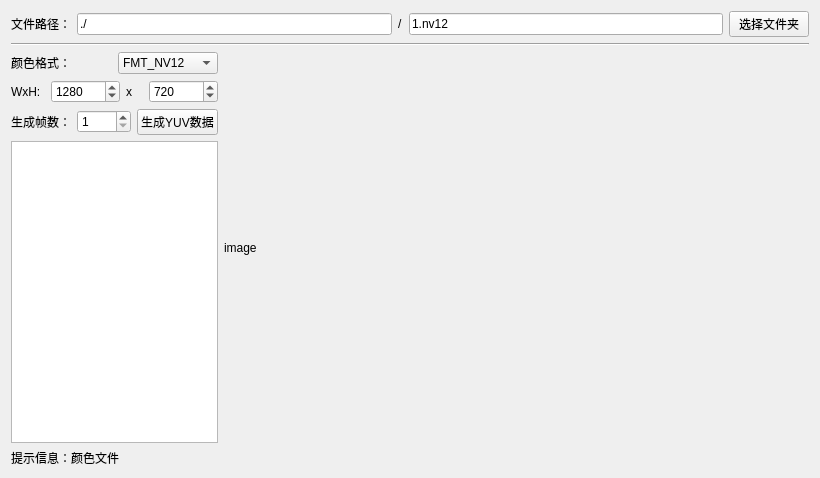
<?xml version="1.0" encoding="UTF-8"?>
<ui version="4.0">
 <class>CreateColorForm</class>
 <widget class="QWidget" name="CreateColorForm">
  <property name="geometry">
   <rect>
    <x>0</x>
    <y>0</y>
    <width>820</width>
    <height>478</height>
   </rect>
  </property>
  <property name="windowTitle">
   <string>Form</string>
  </property>
  <layout class="QGridLayout" name="gridLayout_2">
   <item row="5" column="0">
    <widget class="QLabel" name="statusBar">
     <property name="text">
      <string>提示信息：颜色文件</string>
     </property>
    </widget>
   </item>
   <item row="1" column="0">
    <widget class="Line" name="line">
     <property name="orientation">
      <enum>Qt::Horizontal</enum>
     </property>
    </widget>
   </item>
   <item row="0" column="0">
    <layout class="QHBoxLayout" name="horizontalLayout_2">
     <item>
      <widget class="QLabel" name="label_4">
       <property name="text">
        <string>文件路径：</string>
       </property>
      </widget>
     </item>
     <item>
      <widget class="QLineEdit" name="lineEdit_folderName">
       <property name="text">
        <string>./</string>
       </property>
      </widget>
     </item>
     <item>
      <widget class="QLabel" name="label_7">
       <property name="text">
        <string>/</string>
       </property>
      </widget>
     </item>
     <item>
      <widget class="QLineEdit" name="lineEdit_fileName">
       <property name="text">
        <string>1.nv12</string>
       </property>
      </widget>
     </item>
     <item>
      <widget class="QPushButton" name="pushButton_folderSelect">
       <property name="text">
        <string>选择文件夹</string>
       </property>
      </widget>
     </item>
    </layout>
   </item>
   <item row="2" column="0">
    <layout class="QHBoxLayout" name="horizontalLayout_3" stretch="2,6">
     <item>
      <layout class="QVBoxLayout" name="verticalLayout_2">
       <item>
        <layout class="QHBoxLayout" name="horizontalLayout_4">
         <item>
          <widget class="QLabel" name="label">
           <property name="text">
            <string>颜色格式：</string>
           </property>
          </widget>
         </item>
         <item>
          <widget class="QComboBox" name="comboBox_Format">
           <item>
            <property name="text">
             <string>FMT_NV12</string>
            </property>
           </item>
           <item>
            <property name="text">
             <string>FMT_UYVY</string>
            </property>
           </item>
           <item>
            <property name="text">
             <string>FMT_YUYV</string>
            </property>
           </item>
          </widget>
         </item>
        </layout>
       </item>
       <item>
        <layout class="QHBoxLayout" name="horizontalLayout_5" stretch="2,4,1,4">
         <item>
          <widget class="QLabel" name="label_2">
           <property name="text">
            <string>WxH:</string>
           </property>
          </widget>
         </item>
         <item>
          <widget class="QSpinBox" name="spinBox_width">
           <property name="maximum">
            <number>4096</number>
           </property>
           <property name="value">
            <number>1280</number>
           </property>
          </widget>
         </item>
         <item>
          <widget class="QLabel" name="label_3">
           <property name="text">
            <string>x</string>
           </property>
          </widget>
         </item>
         <item>
          <widget class="QSpinBox" name="spinBox_height">
           <property name="maximum">
            <number>4096</number>
           </property>
           <property name="value">
            <number>720</number>
           </property>
          </widget>
         </item>
        </layout>
       </item>
       <item>
        <layout class="QHBoxLayout" name="horizontalLayout_6">
         <item>
          <widget class="QLabel" name="label_5">
           <property name="text">
            <string>生成帧数：</string>
           </property>
          </widget>
         </item>
         <item>
          <widget class="QSpinBox" name="spinBox_frameNum">
           <property name="minimum">
            <number>1</number>
           </property>
           <property name="maximum">
            <number>4096</number>
           </property>
           <property name="value">
            <number>1</number>
           </property>
          </widget>
         </item>
         <item>
          <widget class="QPushButton" name="pushButton">
           <property name="text">
            <string>生成YUV数据</string>
           </property>
          </widget>
         </item>
        </layout>
       </item>
       <item>
        <widget class="QTextEdit" name="textEdit_showMess">
         <property name="readOnly">
          <bool>true</bool>
         </property>
        </widget>
       </item>
      </layout>
     </item>
     <item>
      <widget class="QLabel" name="label_6">
       <property name="text">
        <string>image</string>
       </property>
      </widget>
     </item>
    </layout>
   </item>
  </layout>
 </widget>
 <resources/>
 <connections>
  <connection>
   <sender>pushButton</sender>
   <signal>clicked()</signal>
   <receiver>CreateColorForm</receiver>
   <slot>createYuvFile()</slot>
   <hints>
    <hint type="sourcelabel">
     <x>809</x>
     <y>40</y>
    </hint>
    <hint type="destinationlabel">
     <x>818</x>
     <y>24</y>
    </hint>
   </hints>
  </connection>
  <connection>
   <sender>comboBox_Format</sender>
   <signal>currentIndexChanged(QString)</signal>
   <receiver>CreateColorForm</receiver>
   <slot>comboBox_Format_IndexChange(QString)</slot>
   <hints>
    <hint type="sourcelabel">
     <x>150</x>
     <y>38</y>
    </hint>
    <hint type="destinationlabel">
     <x>220</x>
     <y>11</y>
    </hint>
   </hints>
  </connection>
  <connection>
   <sender>spinBox_width</sender>
   <signal>valueChanged(int)</signal>
   <receiver>CreateColorForm</receiver>
   <slot>spinBox_width_OnClick(int)</slot>
   <hints>
    <hint type="sourcelabel">
     <x>346</x>
     <y>36</y>
    </hint>
    <hint type="destinationlabel">
     <x>554</x>
     <y>15</y>
    </hint>
   </hints>
  </connection>
  <connection>
   <sender>spinBox_height</sender>
   <signal>valueChanged(int)</signal>
   <receiver>CreateColorForm</receiver>
   <slot>spinBox_height_OnClick(int)</slot>
   <hints>
    <hint type="sourcelabel">
     <x>467</x>
     <y>36</y>
    </hint>
    <hint type="destinationlabel">
     <x>591</x>
     <y>51</y>
    </hint>
   </hints>
  </connection>
  <connection>
   <sender>spinBox_frameNum</sender>
   <signal>valueChanged(int)</signal>
   <receiver>CreateColorForm</receiver>
   <slot>spinBox_frameNum_OnClick(int)</slot>
   <hints>
    <hint type="sourcelabel">
     <x>680</x>
     <y>31</y>
    </hint>
    <hint type="destinationlabel">
     <x>800</x>
     <y>1</y>
    </hint>
   </hints>
  </connection>
  <connection>
   <sender>pushButton_folderSelect</sender>
   <signal>clicked()</signal>
   <receiver>CreateColorForm</receiver>
   <slot>pushButton_fileSelect_OnClick()</slot>
   <hints>
    <hint type="sourcelabel">
     <x>809</x>
     <y>71</y>
    </hint>
    <hint type="destinationlabel">
     <x>817</x>
     <y>90</y>
    </hint>
   </hints>
  </connection>
  <connection>
   <sender>lineEdit_fileName</sender>
   <signal>textChanged(QString)</signal>
   <receiver>CreateColorForm</receiver>
   <slot>lineEdit_fileName_OnChange(QString)</slot>
   <hints>
    <hint type="sourcelabel">
     <x>728</x>
     <y>69</y>
    </hint>
    <hint type="destinationlabel">
     <x>549</x>
     <y>99</y>
    </hint>
   </hints>
  </connection>
 </connections>
 <slots>
  <slot>createYuvFile()</slot>
  <slot>comboBox_Format_IndexChange(QString)</slot>
  <slot>spinBox_width_OnClick(int)</slot>
  <slot>spinBox_height_OnClick(int)</slot>
  <slot>spinBox_frameNum_OnClick(int)</slot>
  <slot>pushButton_fileSelect_OnClick()</slot>
  <slot>lineEdit_fileName_OnChange(QString)</slot>
 </slots>
</ui>
